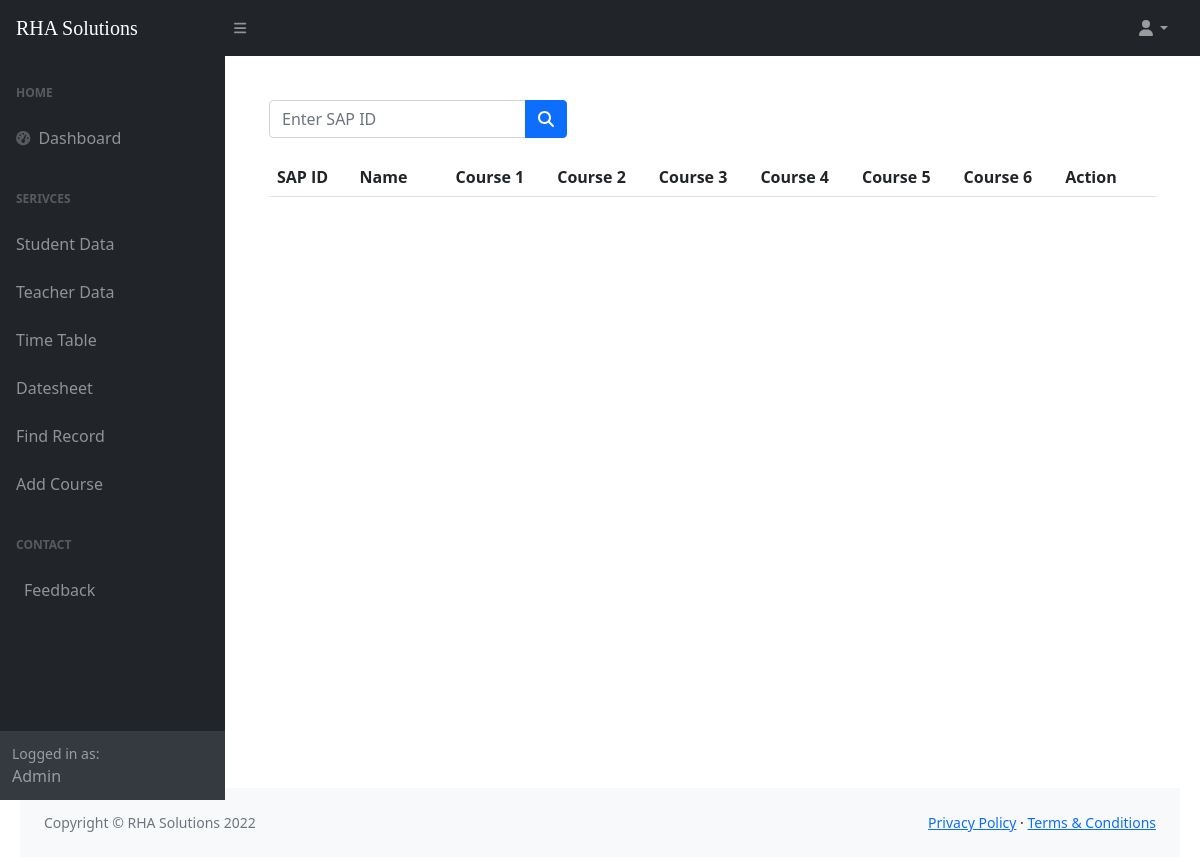
/enrolled_courses.php, run on an earlier commit of the app's database.
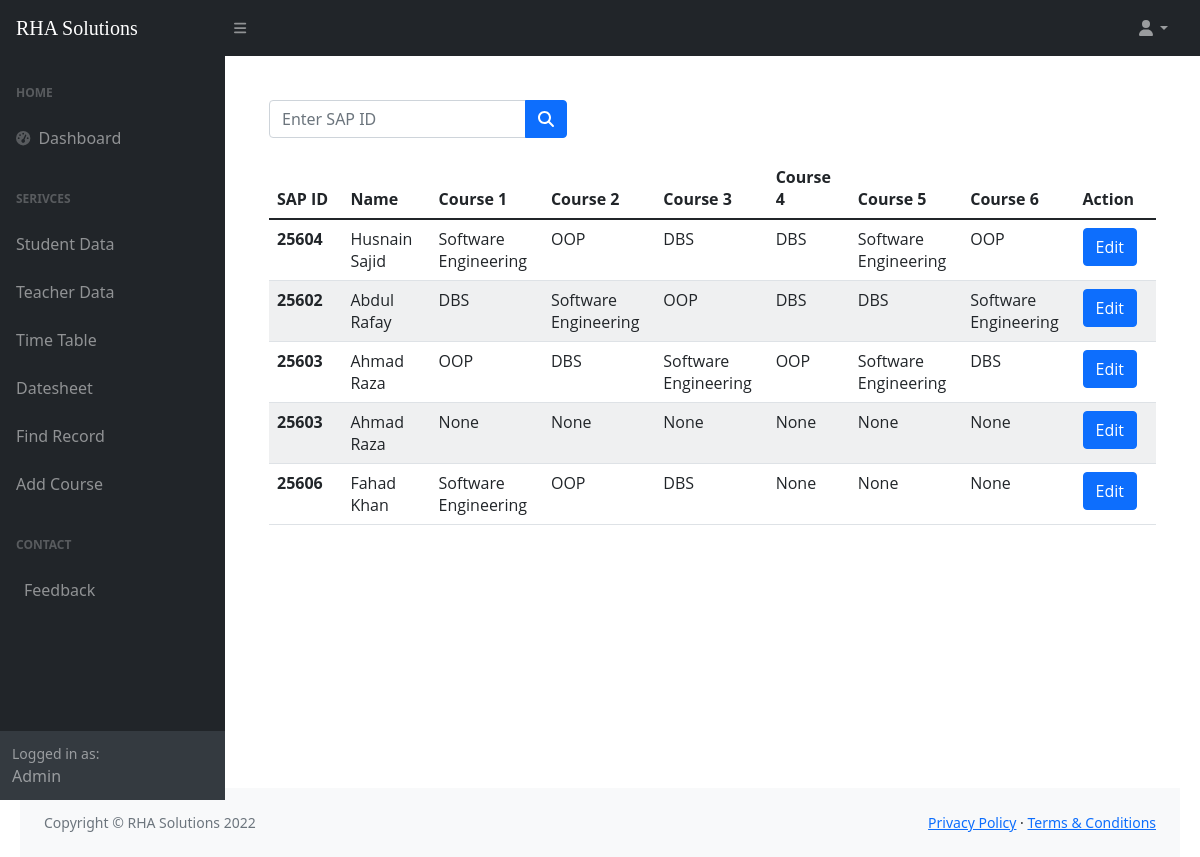
And on a later commit of the database.
### tables this page shows
CREATE TABLE `std_enroll_course` (
  `sap_id` int(11) NOT NULL,
  `std_name` varchar(100) NOT NULL,
  `crs1` int(11) NOT NULL,
  `crs2` int(11) NOT NULL,
  `crs3` int(11) NOT NULL,
  `crs4` int(11) NOT NULL,
  `crs5` int(11) NOT NULL,
  `crs6` int(11) NOT NULL,
  `sr` int(11) NOT NULL
);

CREATE TABLE `course` (
  `c_id` int(3) NOT NULL,
  `c_name` varchar(100) NOT NULL,
  `crh` int(1) NOT NULL,
  `semester` int(1) NOT NULL
);

### enrolled_courses.php (the view, shortened to what this page needs)
<?php include 'connection.php' ?>
<!DOCTYPE html>
<html lang="en">
<head>
    <link href="https://cdn.jsdelivr.net/npm/simple-datatables@latest/dist/style.css" rel="stylesheet" />
    <link href="css/styles.css" rel="stylesheet" />
</head>
<body class="sb-nav-fixed">
    <nav class="sb-topnav navbar navbar-expand navbar-dark bg-dark">
        <a class="navbar-brand ps-3" href="index.html">RHA Solutions</a>
        <button class="btn btn-link btn-sm order-1 order-lg-0 me-4 me-lg-0" id="sidebarToggle" href="#!"><i class="fas fa-bars"></i></button>
        <ul class="navbar-nav ms-auto ms-md-0 me-3 me-lg-4">
            <li class="nav-item dropdown">
                <a class="nav-link dropdown-toggle" id="navbarDropdown" href="#" role="button" data-bs-toggle="dropdown" aria-expanded="false"><i class="fas fa-user fa-fw"></i></a>
            </li>
        </ul>
    </nav>
    <div id="layoutSidenav">
        <div id="layoutSidenav_nav">
            <nav class="sb-sidenav accordion sb-sidenav-dark" id="sidenavAccordion">
                <div class="sb-sidenav-menu">
                    <div class="nav">
                        <div class="sb-sidenav-menu-heading">Home</div>
                        <a class="nav-link" href="index.html">
                            <div class="sb-nav-link-icon"><i class="fas fa-tachometer-alt"></i></div>
                            Dashboard
                        </a>
                        <div class="sb-sidenav-menu-heading">Serivces</div>
                        <a class="nav-link collapsed" href="assign_course.php">
                            Student Data
                        </a>
                        <a class="nav-link collapsed" href="assign_course.php">
                            Teacher Data
                        </a>
                        <a class="nav-link collapsed" href="timetable.html">
                            Time Table
                        </a>
                        <a class="nav-link collapsed" href="datesheet.html">
                            Datesheet
                        </a>
                        <a class="nav-link collapsed" href="database.html">
                            Find Record
                        </a>
                        <a class="nav-link collapsed" href="courses.html">
                            Add Course
                        </a>
                        <div class="sb-sidenav-menu-heading">Contact</div>
                        <a class="nav-link" href="feedback.html">
                            Feedback
                        </a>
                    </div>
                </div>
                <div class="sb-sidenav-footer">
                    <div class="small">Logged in as:</div>
                    Admin
                </div>
            </nav>
        </div>
        <div id="layoutSidenav_content">
            <main>
                <div class="container-fluid px-4">
                    <form action="search.php" method="GET" class="d-none d-md-inline-block form-inline ms-auto me-0 me-md-3 my-2 my-md-0">
                        <div style="margin-bottom: 20px;" class="input-group">
                            <input class="form-control" name="search" value="" type="number" placeholder="Enter SAP ID" />
                            <button class="btn btn-primary" id="std-search" type="submit"> <i class="fas fa-search"></i></button>
                        </div>
                    </form>
                    <table class="table">
                        <thead class="thead-dark">
                            <tr>
                                <th scope="col">SAP ID</th>
                                <th scope="col">Name</th>
                                <th scope="cod">Course 1</th>
                                <th scope="cod">Course 2</th>
                                <th scope="cod">Course 3</th>
                                <th scope="cod">Course 4</th>
                                <th scope="cod">Course 5</th>
                                <th scope="cod">Course 6</th>
                                <th scope="cod">Action</th>
                            </tr>
                        </thead>
                        <tbody>
                            <?php
                            $query = "SELECT * FROM  std_enroll_course";
                            $data = mysqli_query($conn, $query) or die(mysqli_error($conn));
                            if ($data) {
                                $i = 1;
                                while ($row = mysqli_fetch_array($data)) {
                            ?>
                                    <tr>
                                        <th scope="row"><?php echo $row['sap_id']; ?></th>
                                        <td><?php echo $row['std_name'] ?></td>
                                        <td><?php
                                            $crs1Q = "SELECT course.c_name FROM std_enroll_course s INNER JOIN course where s.crs1 = course.c_id AND $i = s.sr";
                                            $datacrs1 = mysqli_query($conn, $crs1Q);
                                            $rescrs1 = mysqli_fetch_array($datacrs1);
                                            echo $rescrs1['c_name'];
                                            ?></td>
                                        <td><?php $crs2Q = "SELECT course.c_name FROM std_enroll_course s INNER JOIN course where s.crs2 = course.c_id AND $i = s.sr";
                                            $datacrs2 = mysqli_query($conn, $crs2Q);
                                            $rescrs2 = mysqli_fetch_array($datacrs2);
                                            echo $rescrs2['c_name']; ?></td>
                                        <td><?php $crs3Q = "SELECT course.c_name FROM std_enroll_course s INNER JOIN course where s.crs3 = course.c_id AND $i = s.sr";
                                            $datacrs3 = mysqli_query($conn, $crs3Q);
                                            $rescrs3 = mysqli_fetch_array($datacrs3);
                                            echo $rescrs3['c_name']; ?></td>
                                        <td><?php $crs4Q = "SELECT course.c_name FROM std_enroll_course s INNER JOIN course where s.crs4 = course.c_id AND $i = s.sr";
                                            $datacrs4 = mysqli_query($conn, $crs4Q);
                                            $rescrs4 = mysqli_fetch_array($datacrs4);
                                            echo $rescrs4['c_name']; ?></td>
                                        <td><?php $crs5Q = "SELECT course.c_name FROM std_enroll_course s INNER JOIN course where s.crs5 = course.c_id AND $i = s.sr";
                                            $datacrs5 = mysqli_query($conn, $crs5Q);
                                            $rescrs5 = mysqli_fetch_array($datacrs5);
                                            echo $rescrs5['c_name']; ?></td>
                                        <td><?php $crs6Q = "SELECT course.c_name FROM std_enroll_course s INNER JOIN course where s.crs6 = course.c_id AND $i = s.sr";
                                            $datacrs6 = mysqli_query($conn, $crs6Q);
                                            $rescrs6 = mysqli_fetch_array($datacrs6);
                                            echo $rescrs6['c_name']; ?></td>
                                        <td> <button type="button" class="btn btn-primary"><a style="color: white; text-decoration: none;" href="edit_student.php?sap_id=<?php echo $row['sap_id']; ?>">Edit</a></button></td>
                                    </tr>
                                <?php
                                $i++;
                                }
                            } else {
                                ?>
                                <tr>
                                    <td>No Data Found</td>
                                </tr>
                            <?php
                            }
                            ?>
                        </tbody>
                    </table>
                </div>
        </div>
    </div>
    <footer class="py-4 bg-light mt-auto">
        <div class="container-fluid px-4">
            <div class="d-flex align-items-center justify-content-between small">
                <div class="text-muted">Copyright &copy; RHA Solutions 2022</div>
                <div>
                    <a href="#">Privacy Policy</a>
                    &middot;
                    <a href="#">Terms &amp; Conditions</a>
                </div>
            </div>
        </div>
    </footer>
</body>
</html>

What changed in the data, as far as the page shows it:
added std_enroll_course: sap "25604", std_name "Husnain Sajid", course.c_name "Software Engineering", course.c_name "OOP", course.c_name "DBS"
added std_enroll_course: sap "25602", std_name "Abdul Rafay", course.c_name "DBS", course.c_name "Software Engineering", course.c_name "OOP"
added std_enroll_course: sap "25603", std_name "Ahmad Raza", course.c_name "OOP", course.c_name "DBS", course.c_name "Software Engineering"
added std_enroll_course: sap "25603", std_name "Ahmad Raza", course.c_name "None"
added std_enroll_course: sap "25606", std_name "Fahad Khan", course.c_name "Software Engineering", course.c_name "OOP", course.c_name "DBS", course.c_name "None"
